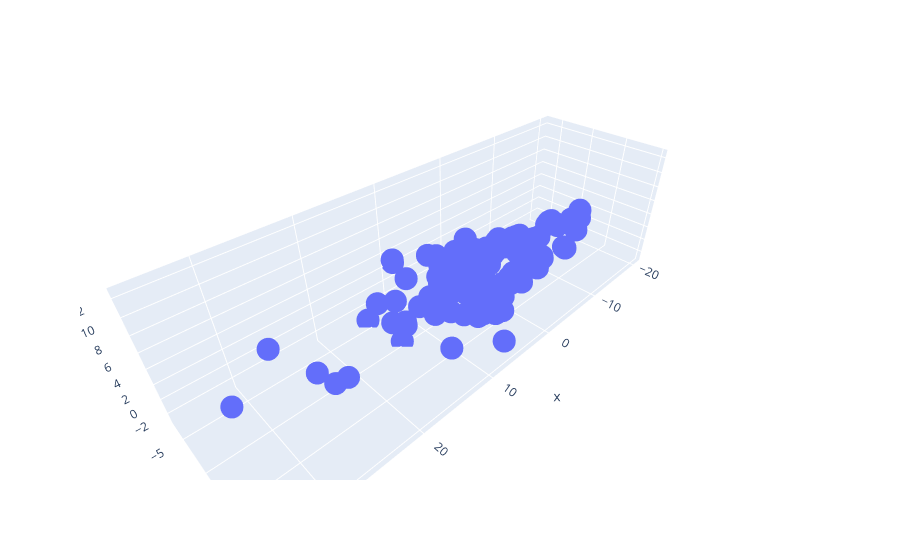

The notebook cell saved with this chart:
### Code cell
pca = PCA(n_components=3)
Xt = pca.fit_transform(X_shap)
px.scatter_3d(x=Xt[:,0], y=Xt[:,1], z=Xt[:,2])
